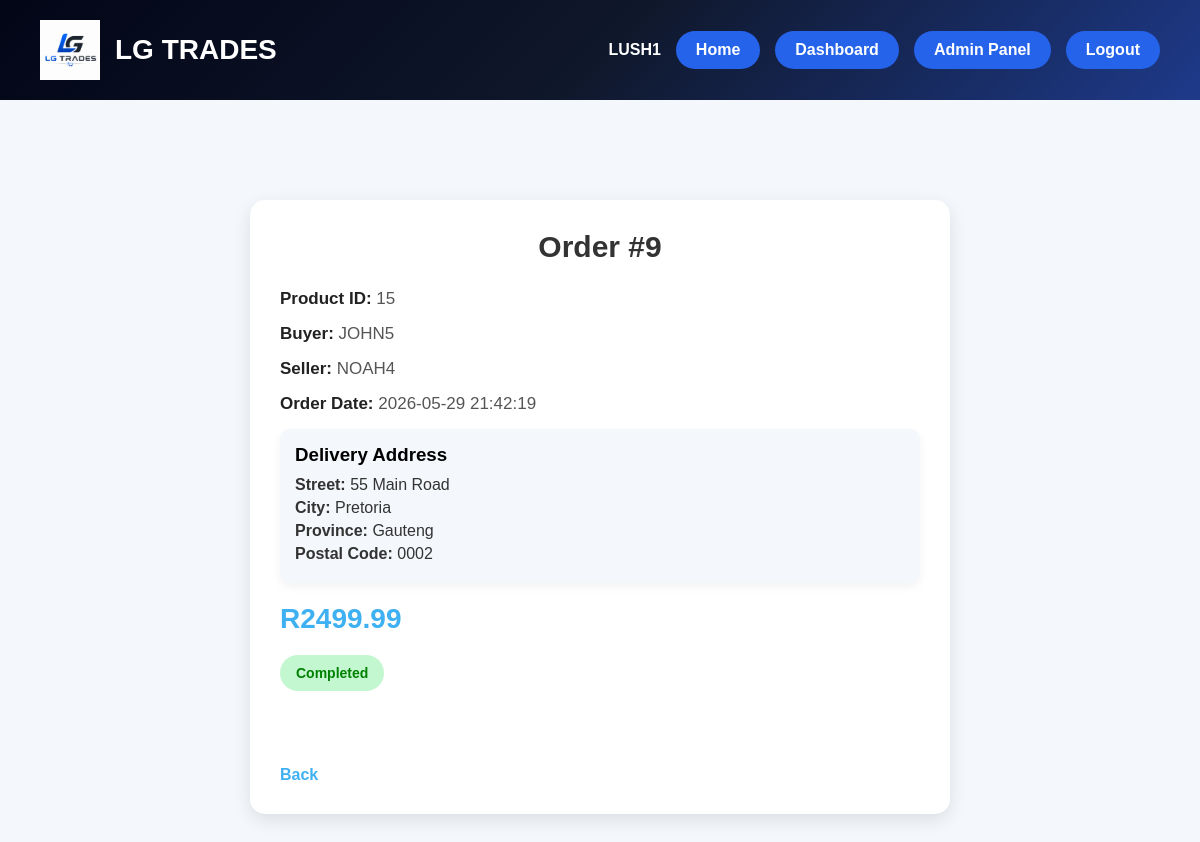
/orderdetails.php?sale_id=9 (signed in), run on the app's committed database.
### tables this page shows
CREATE TABLE `sales` (
  `sale_id` int(11) NOT NULL,
  `product_id` int(11) NOT NULL,
  `seller_username` varchar(100) NOT NULL,
  `buyer_username` varchar(100) NOT NULL,
  `sale_status` varchar(50) DEFAULT 'Pending',
  `sale_date` timestamp NOT NULL DEFAULT current_timestamp(),
  `amount` decimal(10,2) NOT NULL DEFAULT 0.00,
  `order_status` varchar(50) DEFAULT 'Paid',
  `seller_paid` tinyint(1) DEFAULT 0
);

CREATE TABLE `users` (
  `username` varchar(5) NOT NULL,
  `name` varchar(50) NOT NULL,
  `surname` varchar(50) NOT NULL,
  `password` varchar(255) NOT NULL,
  `phone_number` varchar(10) DEFAULT NULL,
  `email` varchar(100) DEFAULT NULL,
  `admin` tinyint(1) DEFAULT 0,
  `street_address` varchar(255) DEFAULT NULL,
  `city` varchar(100) DEFAULT NULL,
  `province` varchar(100) DEFAULT NULL,
  `postal_code` varchar(20) DEFAULT NULL
);

### orderdetails.php (the view, shortened to what this page needs)
<?php
include "db.php";
include "header.php";
$sale_id = $_GET['sale_id'];
$from = $_GET['from'] ?? 'orders';
$order = mysqli_fetch_assoc(mysqli_query($conn,
"SELECT * FROM sales WHERE sale_id='$sale_id'"));
$buyer_username = $order['buyer_username'];
$buyer = mysqli_fetch_assoc(mysqli_query($conn,
"SELECT street_address, city, province, postal_code
 FROM users
 WHERE username='$buyer_username'"));
$status = $order['order_status'];
?>
<!DOCTYPE html>
<html>
<head>
    <link rel="stylesheet" href="style.css">
</head>
<body class="orderdetails_body">
<div class="orderdetails_container">
    <div class="orderdetails_card">
        <h1 class="orderdetails_title">
            Order #<?php echo $order['sale_id']; ?>
        </h1>
        <div class="orderdetails_row">
            <span class="orderdetails_label">Product ID:</span>
            <?php echo $order['product_id']; ?>
        </div>
        <div class="orderdetails_row">
            <span class="orderdetails_label">Buyer:</span>
            <?php echo $order['buyer_username']; ?>
        </div>
        <div class="orderdetails_row">
            <span class="orderdetails_label">Seller:</span>
            <?php echo $order['seller_username']; ?>
        </div>
        <div class="orderdetails_row">
            <span class="orderdetails_label">Order Date:</span>
            <?php echo $order['sale_date']; ?>
        </div>
        <div class="order_box">
    <h3>Delivery Address</h3>
    <p><b>Street:</b> <?php echo $buyer['street_address']; ?></p>
    <p><b>City:</b> <?php echo $buyer['city']; ?></p>
    <p><b>Province:</b> <?php echo $buyer['province']; ?></p>
    <p><b>Postal Code:</b> <?php echo $buyer['postal_code']; ?></p>
</div>
        <div class="orderdetails_price">
            R<?php echo $order['amount']; ?>
        </div>
        <?php
            $status_class = "";
            if($status == "Paid"){
                $status_class = "status_paid";
            }
            elseif($status == "Shipped"){
                $status_class = "status_shipped";
            }
            elseif($status == "Delivered"){
                $status_class = "status_delivered";
            }
            elseif($status == "Completed"){
                $status_class = "status_completed";
            }
        ?>
        <div class="orderdetails_status <?php echo $status_class; ?>">
            <?php echo $status; ?>
        </div>
        <?php if($from == "sales"){ ?>
    <a class="addproductbtn" href="usersales.php">
        Back
    </a>
        <?php } else { ?>
    <a class="orderdetails_back" href="userorders.php">
        Back
    </a>
    <?php } ?>
    </div>
</div>
</body>
</html>

### style.css (style rules this page uses)
* { margin:0; padding:0; box-sizing:border-box; font-family:Arial, sans-serif; }
h1 { text-align:center; }
.status_completed { color: green; font-weight: bold; }
body.orderdetails_body { margin:0; font-family:Arial; background:#f4f7fb; min-height:100vh; }
.orderdetails_container { width:90%; max-width:700px; margin:100px auto; }
.orderdetails_card { background:white; border-radius:15px; padding:30px; box-shadow:0 6px 18px rgba(0,0,0,0.1); }
.orderdetails_title { font-size:30px; margin-bottom:25px; color:#333; }
.orderdetails_row { margin-bottom:15px; font-size:17px; color:#555; }
.orderdetails_label { font-weight:bold; color:#222; }
.orderdetails_price { font-size:28px; font-weight:bold; color:#3fb0f1; margin-top:20px; margin-bottom:20px; }
.orderdetails_status { display:inline-block; padding:10px 16px; border-radius:20px; font-size:14px; font-weight:bold; margin-bottom:25px; }
.status_completed { background:#c3f7d0; color:green; }
.order_box { background:#f4f7fb; padding:15px; border-radius:10px; margin:15px 0; box-shadow:0 4px 10px rgba(0,0,0,0.05); }
.order_box h3 { margin-bottom:10px; }
.order_box p { margin:5px 0; color:#333; }
.orderdetails_back { display:inline-block; margin-top:30px; text-decoration:none; color:#3fb0f1; font-weight:bold; }

### data on the page
sales: sale_id "9", product "15", buyer_username "JOHN5", seller_username "NOAH4", sale_date "2026-05-29 21:42:19", amount "2499.99", order_status "Completed"
users: street_address "55 Main Road", city "Pretoria", province "Gauteng", postal_code "0002"

### other printed values
$_SESSION['username'] "LUSH1"
